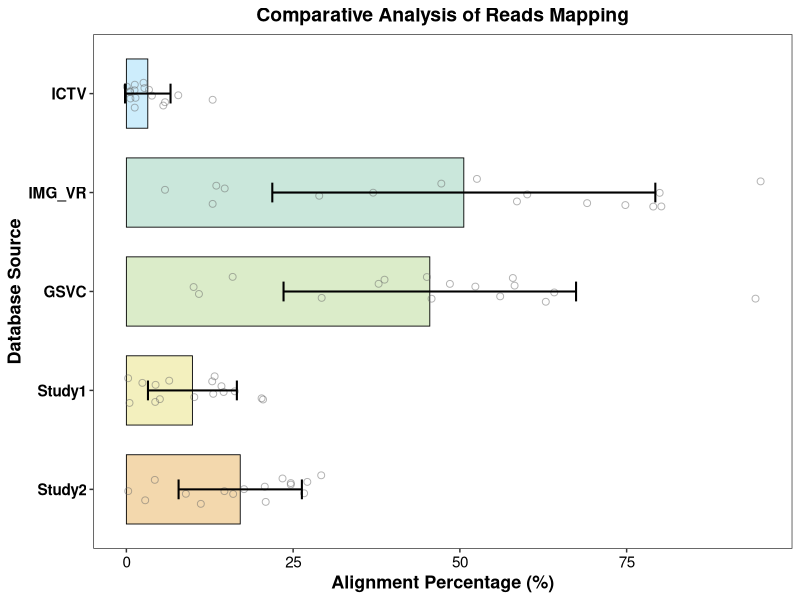
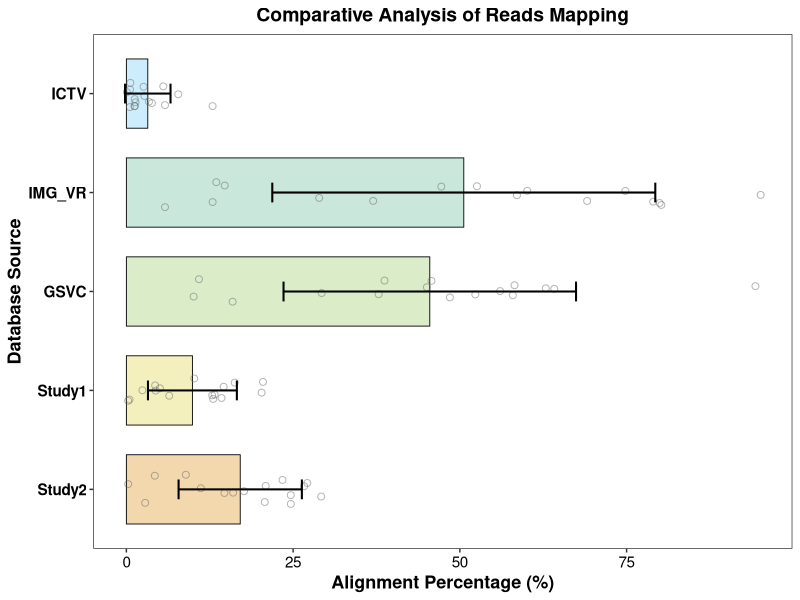

These figures' R source, in order:
# GSVC_github publication script
# =============================================================================
# GSVC paper figure script (standalone copy for publication reproducibility)
# Regenerate: python paper_figure_scripts/generate_paper_scripts.py
# =============================================================================
args <- commandArgs(trailingOnly = FALSE)
sp <- sub("^--file=", "", args[grep("^--file=", args)])
PHAGE_ROOT <- if (length(sp) && nzchar(sp)) {
  normalizePath(file.path(dirname(sp), "../.."), winslash = "/", mustWork = FALSE)
} else {
  normalizePath(getwd(), winslash = "/", mustWork = FALSE)
}
if (!file.exists(file.path(PHAGE_ROOT, "FINAL_all_projects_Count_matrix.tsv"))) {
  ev <- Sys.getenv("PHAGE_PROJECT_ROOT", "")
  if (nzchar(ev)) PHAGE_ROOT <- normalizePath(ev, winslash = "/")
}
OUT_DIR <- file.path(PHAGE_ROOT, "Scripts", "output")
dir.create(OUT_DIR, recursive = TRUE, showWarnings = FALSE)
setwd(PHAGE_ROOT)


library(ggplot2)
library(tidyr)
library(dplyr)
library(ggsci)

# setwd: using PHAGE_ROOT above

# 1. Build raw data
raw_data <- data.frame(
  GSVC = c(15.93, 45.05, 29.28, 57.94, 45.75, 62.88, 52.32, 58.2, 64.15, 37.82, 56.04, 48.5, 38.7, 94.32, 10.88, 10.08),
  Study1 = c(5.02, 6.42, 4.38, 16.25, 14.58, 10.18, 13.02, 12.87, 20.27, 20.49, 14.26, 4.32, 13.23, 0.26, 2.4, 0.47),
  Study2 = c(11.16, 20.75, 8.92, 24.65, 23.41, 29.21, 20.89, 24.65, 27.13, 26.65, 17.64, 16.01, 14.7, 0.27, 2.82, 4.26),
  ICTV = c(0.52, 1.25, 1.26, 5.79, 2.7, 3.83, 3.39, 7.78, 5.53, 12.93, 2.57, 1.37, 1.22, 0.6, 0.55, 0.07),
  IMG_VR = c(28.91, 52.56, 37, 5.79, 60.1, 74.81, 69.08, 79.95, 80.21, 12.93, 78.99, 58.56, 47.22, 95.09, 13.48, 14.74)
)

# 2. Reshape data
df_long <- raw_data %>%
  pivot_longer(cols = everything(), names_to = "Database", values_to = "Percentage")

# 3. Set y-axis order
# ggplot draws y-axis bottom-up; top item goes last in levels
target_order <- rev(c("ICTV", "IMG_VR", "GSVC", "Study1", "Study2"))

# Factor Database with target order
df_long$Database <- factor(df_long$Database, levels = target_order)

# Order top to bottom: Study2, Study1, GSVC, IMG_VR, ICTV
my_colors <- c("#EEC78A", "#EEE9A2", "#CBE4B1", "#B3DDCB", "#B8E5FA")


# 4. Mean and standard deviation
df_summary <- df_long %>%
  group_by(Database) %>%
  summarise(
    mean_val = mean(Percentage),
    sd_val = sd(Percentage)
  )

# 5. Plot
p <- ggplot() +
  # Horizontal bars
  geom_bar(data = df_summary, aes(y = Database, x = mean_val, fill = Database), 
           stat = "identity", width = 0.7, alpha = 0.7, color = "black", linewidth = 0.3) +
  
  # Raw data points (gray hollow circles)
  geom_jitter(data = df_long, aes(y = Database, x = Percentage), 
              color = "grey40", shape = 1, size = 2, height = 0.15, alpha = 0.5) +
  
  # Horizontal error bars
  geom_errorbarh(data = df_summary, aes(y = Database, xmin = mean_val - sd_val, xmax = mean_val + sd_val), 
                 height = 0.2, color = "black", linewidth = 0.7) +
  
  # JCO-style palette
  scale_fill_manual(values = my_colors) +
  
  # Labels
  labs(
    x = "Alignment Percentage (%)",
    y = "Database Source",
    title = "Comparative Analysis of Reads Mapping"
  ) +
  
  # Theme
  theme_bw() + 
  theme(
    panel.grid = element_blank(),
    axis.text = element_text(size = 11, color = "black"),
    axis.text.y = element_text(face = "bold"),
    axis.title = element_text(size = 13, face = "bold"),
    legend.position = "none",
    plot.title = element_text(hjust = 0.5, size = 14, face = "bold")
  )

# Display plot
print(p)

# PDF is vector format; preferred for submission
ggsave(
  filename = "Database_Comparison_Clean.pdf", 
  plot = p, 
  width = 7,         # Width
  height = 5,        # Height
  units = "in",      # Units: inches
  device = "pdf",    # Device type
  bg = "white"       # White background (avoids transparency in some viewers)
)
